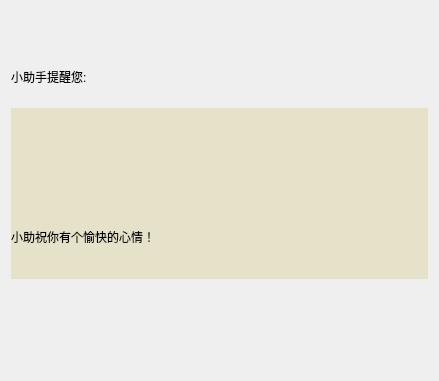
<?xml version="1.0" encoding="UTF-8"?>
<ui version="4.0">
 <class>SystemMessageDialog</class>
 <widget class="QWidget" name="SystemMessageDialog">
  <property name="geometry">
   <rect>
    <x>0</x>
    <y>0</y>
    <width>439</width>
    <height>381</height>
   </rect>
  </property>
  <property name="windowTitle">
   <string>Form</string>
  </property>
  <property name="styleSheet">
   <string notr="true">background-image: url(:/backgroud3.jpg);</string>
  </property>
  <layout class="QVBoxLayout" name="verticalLayout_2">
   <item>
    <layout class="QHBoxLayout" name="horizontalLayout">
     <item>
      <widget class="QLabel" name="label">
       <property name="minimumSize">
        <size>
         <width>35</width>
         <height>35</height>
        </size>
       </property>
       <property name="maximumSize">
        <size>
         <width>35</width>
         <height>35</height>
        </size>
       </property>
       <property name="styleSheet">
        <string notr="true">border-image: url(:/res/images/robot.png);</string>
       </property>
       <property name="text">
        <string/>
       </property>
      </widget>
     </item>
     <item>
      <spacer name="horizontalSpacer">
       <property name="orientation">
        <enum>Qt::Horizontal</enum>
       </property>
       <property name="sizeHint" stdset="0">
        <size>
         <width>40</width>
         <height>20</height>
        </size>
       </property>
      </spacer>
     </item>
    </layout>
   </item>
   <item>
    <widget class="QLabel" name="label_2">
     <property name="maximumSize">
      <size>
       <width>16777215</width>
       <height>50</height>
      </size>
     </property>
     <property name="text">
      <string>小助手提醒您:</string>
     </property>
    </widget>
   </item>
   <item>
    <widget class="QWidget" name="widget" native="true">
     <widget class="QWidget" name="verticalLayoutWidget">
      <property name="geometry">
       <rect>
        <x>0</x>
        <y>0</y>
        <width>431</width>
        <height>171</height>
       </rect>
      </property>
      <layout class="QVBoxLayout" name="verticalLayout">
       <property name="spacing">
        <number>0</number>
       </property>
       <item>
        <widget class="QLabel" name="labelDateTime">
         <property name="styleSheet">
          <string notr="true">background-color: rgb(230, 225, 201);</string>
         </property>
         <property name="text">
          <string/>
         </property>
        </widget>
       </item>
       <item>
        <widget class="QLabel" name="label_3">
         <property name="styleSheet">
          <string notr="true">background-color: rgb(230, 225, 201);</string>
         </property>
         <property name="text">
          <string>小助祝你有个愉快的心情！</string>
         </property>
        </widget>
       </item>
      </layout>
     </widget>
    </widget>
   </item>
  </layout>
 </widget>
 <resources/>
 <connections/>
</ui>
